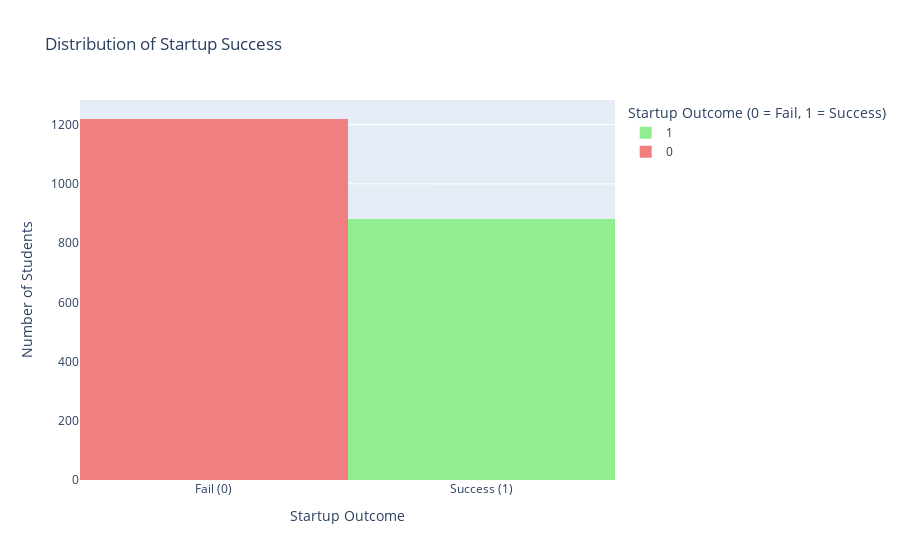

The code cell stored with this chart in its notebook:
### Markdown cell above
### 4.2: Visual Data Exploration

### Code cell
percentages = df['success_label'].value_counts(normalize=True) * 100
print("Startup Success Distribution:")
print(percentages.round(2).astype(str) + '%')

fig = px.histogram(df, x='success_label', color='success_label',
                   title='Distribution of Startup Success',
                   labels={'success_label': 'Startup Outcome (0 = Fail, 1 = Success)', 'count': 'Number of Students'},
                   color_discrete_map={0: 'lightcoral', 1: 'lightgreen'})  

fig.update_layout(
    xaxis_title="Startup Outcome",
    yaxis_title="Number of Students",
    xaxis=dict(tickmode='array', tickvals=[0, 1], ticktext=['Fail (0)', 'Success (1)'])
)
fig.show()

### Figure 1 — Plotly figure (JSON) as saved in the notebook; plotly's stock layout.template omitted (floating-point values rounded to 4 significant figures; data arrays with more than 128 entries replaced by an {"elided": "..."} marker saying what was removed)
{"data": [{"bingroup": "x", "hovertemplate": "Startup Outcome (0 = Fail, 1 = Success)=%{x}<br>count=%{y}<extra></extra>", "legendgroup": "1", "marker": {"color": "lightgreen", "pattern": {"shape": ""}}, "name": "1", "orientation": "v", "showlegend": true, "type": "histogram", "x": {"elided": "881 int values"}, "xaxis": "x", "yaxis": "y"}, {"bingroup": "x", "hovertemplate": "Startup Outcome (0 = Fail, 1 = Success)=%{x}<br>count=%{y}<extra></extra>", "legendgroup": "0", "marker": {"color": "lightcoral", "pattern": {"shape": ""}}, "name": "0", "orientation": "v", "showlegend": true, "type": "histogram", "x": {"elided": "1219 int values"}, "xaxis": "x", "yaxis": "y"}], "layout": {"barmode": "relative", "legend": {"title": {"text": "Startup Outcome (0 = Fail, 1 = Success)"}, "tracegroupgap": 0}, "title": {"text": "Distribution of Startup Success"}, "xaxis": {"anchor": "y", "categoryarray": [1, 0], "categoryorder": "array", "domain": [0, 1], "tickmode": "array", "ticktext": ["Fail (0)", "Success (1)"], "tickvals": [0, 1], "title": {"text": "Startup Outcome"}}, "yaxis": {"anchor": "x", "domain": [0, 1], "title": {"text": "Number of Students"}}}}
